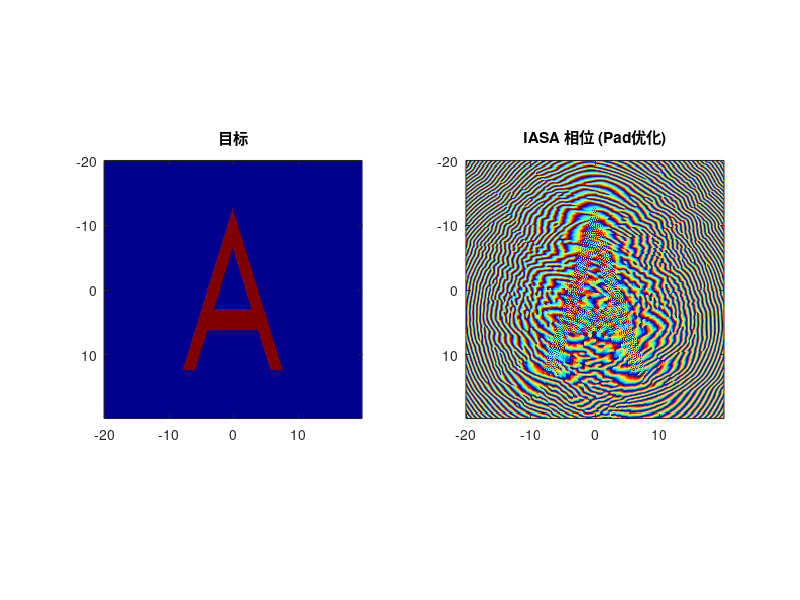
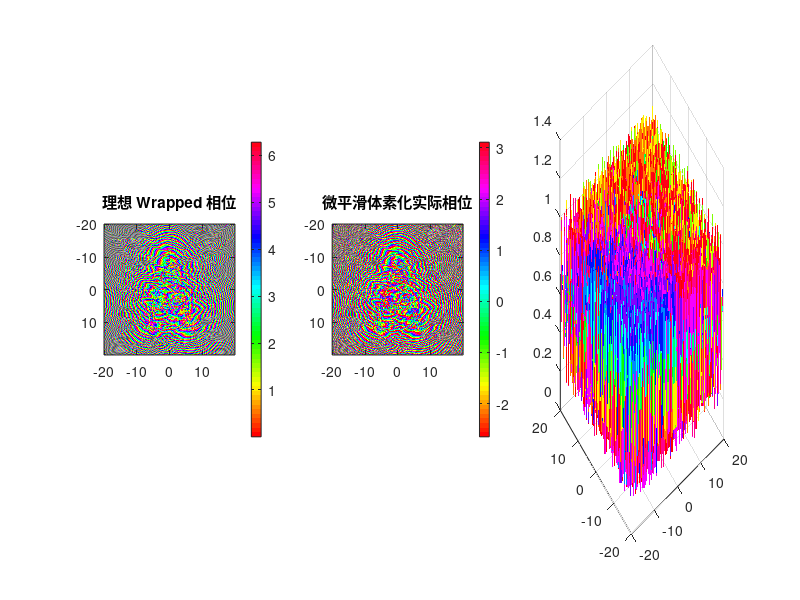

These figures' MATLAB source, in order: (Note: this script raises an error after producing the figures.)
clear; close all; clc;
%% 1. 网格及参数设定 (完全保持原样)
Nx = 256; 
Lx = 40e-3;
Ny = Nx; Ly = Lx;
System_Offset = 2.03e-3;
z_target_dist = 20e-3; % 目标距离
%z_target_dist = z_target_dist+System_Offset;
f0 = 4.0e6;
c_water = 1480; 
c_board = 2430; 
density_water = 997;
density_board = 1100; 
lambda_water = c_water / f0;
dx = Lx / Nx; 
dy = dx; 
Nz = 128;      
Lz = 10e-3;
dz = Lz/Nz; 
x = (-Nx/2 : Nx/2-1) * dx;
fprintf('网格尺寸: %d x %d x %d, dx=%.4f mm\n', Nx, Ny, Nz, dx*1e3);

%% 2. 目标定义 (保持原样)
fprintf('目标图案定义\n');
imag_target = zeros(Nx, Ny);
h_A = 160;       % 高度
w_base = 100;    % 底部宽度
thickness = 22;  % 粗细
bar_pos = 50;    % 横高
bar_width = 20;  % 横宽
cx = round(Nx/2); 
cy = round(Ny/2);
x_top = cx - h_A/2;
x_bottom = cx + h_A/2;
slope = h_A / (w_base/2);
[Y_grid, X_grid] = meshgrid(1:Ny, 1:Nx);
dx_outer = X_grid - x_top;
dy_abs = abs(Y_grid - cy);
width_at_x = dx_outer / slope;
mask_outer = (dx_outer >= 0) & (dx_outer <= h_A) & (dy_abs <= width_at_x);
x_top_inner = x_top + thickness * 1.8; % 视觉调整系数，保证厚度适中
dx_inner = X_grid - x_top_inner;
width_inner_at_x = dx_inner / slope;
mask_inner_cone = (dx_inner >= 0) & (dy_abs <= width_inner_at_x); 
% 横杠
x_bar_start = x_bottom - bar_pos - bar_width/2;
x_bar_end   = x_bottom - bar_pos + bar_width/2;
mask_bar = (X_grid >= x_bar_start) & (X_grid <= x_bar_end);
%组合逻辑
imag_target = mask_outer & (~mask_inner_cone | mask_bar);
imag_target = double(imag_target > 0.5);

%% 3. IASA 迭代 (保持原样)
fprintf('运行 IASA (引入 Padding 和 乘性权重优化)...\n');
pad_factor = 2; 
Nx_pad = Nx * pad_factor; 
Ny_pad = Ny * pad_factor;
Lx_pad = Lx * pad_factor;
dk_pad = 2 * pi / Lx_pad;
kx_pad = (-Nx_pad/2 : Nx_pad/2-1) * dk_pad;
[Kx_pad, Ky_pad] = meshgrid(kx_pad, kx_pad);

k_water = 2 * pi / lambda_water;
Kz_sq = k_water^2 - Kx_pad.^2 - Ky_pad.^2;
Kz_sq(Kz_sq < 0) = 0; 
H_forward = exp(1i * sqrt(Kz_sq) * z_target_dist); 
H_backward = exp(-1i * sqrt(Kz_sq) * z_target_dist); 
rng(9426);
board_phase_pad = zeros(Nx_pad, Ny_pad);
board_phase_pad(Nx/2+1:Nx/2+Nx, Ny/2+1:Ny/2+Ny) = exp(1i * rand(Nx, Nx) * 2 * pi);

target_pad = zeros(Nx_pad, Ny_pad);
target_pad(Nx/2+1:Nx/2+Nx, Ny/2+1:Ny/2+Ny) = imag_target;
weight_pad = target_pad * 1.5; 
mask_roi = (target_pad > 0.5);     
mask_dark = (target_pad < 0.5);    

epoch = 150; 
for i = 1:epoch
    U_source = zeros(Nx_pad, Ny_pad);
    center_phase = angle(board_phase_pad(Nx/2+1:Nx/2+Nx, Ny/2+1:Ny/2+Ny));
    U_source(Nx/2+1:Nx/2+Nx, Ny/2+1:Ny/2+Ny) = 1.0 .* exp(1i * center_phase);
    
    A_source = fftshift(fft2(ifftshift(U_source)));
    A_target = A_source .* H_forward;
    U_target = fftshift(ifft2(ifftshift(A_target)));
    
    rec_amp = abs(U_target);
    peak_val = max(rec_amp(mask_roi)); 
    if peak_val == 0, peak_val = max(rec_amp(:)); end
    rec_amp_norm = rec_amp / peak_val;
    
    if i > 5
        beta = 0.8; 
        correction = (target_pad(mask_roi) ./ (rec_amp_norm(mask_roi) + 1e-6)) .^ beta;
        weight_pad(mask_roi) = weight_pad(mask_roi) .* correction;
        weight_pad(weight_pad > 10) = 10;
        weight_pad(mask_dark) = 0;
    end
    current_weight = weight_pad; 
    U_target_constrained = weight_pad .* exp(1i * angle(U_target));
    A_target_cons = fftshift(fft2(ifftshift(U_target_constrained)));
    A_source_cons = A_target_cons .* H_backward;
    U_source_new = fftshift(ifft2(ifftshift(A_source_cons)));
    
    board_phase_pad = U_source_new;
end

holo_phase = angle(board_phase_pad(Nx/2+1:Nx/2+Nx, Ny/2+1:Ny/2+Ny));
figure(1);
subplot(1,2,1); imagesc(x*1e3, x*1e3, imag_target); axis image; colormap gray; title('目标');
subplot(1,2,2); imagesc(x*1e3, x*1e3, holo_phase); axis image; colormap jet; title('IASA 相位 (Pad优化)');

%% === [修改部分 Start] 相位转厚度与体素化优化 ===
phase_wrapped = mod(holo_phase, 2*pi); 

k_board_val = 2 * pi * f0 / c_board;
k_water_val = 2 * pi * f0 / c_water;
k_diff = abs(k_water_val - k_board_val); 

thickness_ideal = phase_wrapped / k_diff;

% [微平滑]：sigma 设为非常小的值，仅消除孤立的像素点突变
thickness_map = imgaussfilt(thickness_ideal, 0.2); 
min_base = 2 * dz; 
thickness_map = thickness_map + min_base;

% 严格体素化
net_num_board = round(thickness_map / dz);
actual_thickness = net_num_board * dz;

% 反算理论相位
actual_phase_imparted = mod(actual_thickness * k_diff, 2*pi);
complex_diff_voxel = exp(1i * actual_phase_imparted) ./ exp(1i * phase_wrapped);
global_offset_voxel = angle(mean(complex_diff_voxel(:))); 
phase_aligned_voxel = angle(exp(1i * (actual_phase_imparted - global_offset_voxel)));

% 计算理论量化误差
phase_error_voxel = abs(angle(exp(1i * (phase_aligned_voxel - phase_wrapped))));
mean_phase_error = mean(phase_error_voxel(:));
fprintf(' -> 理论体素化平均相位误差: %.4f Rad (%.1f 度)\n', mean_phase_error, mean_phase_error*180/pi);

figure(11); clf;
set(gcf, 'Position', [100, 100, 1200, 400], 'Color', 'w');
subplot(1,3,1); imagesc(x*1e3, x*1e3, phase_wrapped); axis image; colormap hsv; colorbar; title('理想 Wrapped 相位');
subplot(1,3,2); imagesc(x*1e3, x*1e3, phase_aligned_voxel); axis image; colormap hsv; colorbar; title('微平滑体素化实际相位');
subplot(1,3,3); surf(x*1e3, x*1e3, actual_thickness*1e3); shading flat; colormap parula; title('构建的 3D 透镜厚度'); view(2); colorbar;

%% k-Wave 介质建模
fprintf('仿真环境与实体介质构建\n');
kgrid = kWaveGrid(Nx, dx, Ny, dy, Nz, dz);
medium.sound_speed = c_water * ones(Nx, Ny, Nz);

% [关键物理隔离]：为了证明是网格散射惹的祸，而不是材料反射
% 我们强行关闭材料的阻抗失配！即：保持声速不同以产生相位差，但让密度补偿以匹配水的声阻抗。
% 声阻抗 Z = rho * c。我们希望 Z_board = Z_water
rho_match = (c_water * density_water) / c_board;

medium.density = density_water * ones(Nx, Ny, Nz);
medium.alpha_coeff = 0.002 * ones(Nx, Ny, Nz); 
medium.alpha_power = 1.5;

pml_size = 10;
source_z_idx = pml_size + 5;
z_board_stat_idx = source_z_idx + 2;

fprintf('将透镜写入 3D 网格...\n');
for i = 1:Nx
    for j = 1:Ny
        n_layers = net_num_board(i, j);
        if n_layers > 0
            z_start = z_board_stat_idx;
            z_end = z_board_stat_idx + n_layers - 1;
            
            medium.sound_speed(i, j, z_start:z_end) = c_board;
            
            % 使用阻抗匹配的密度，消除内部反射
            medium.density(i, j, z_start:z_end) = rho_match; 
            
            % 为了看清纯粹的相位作用，暂时关闭树脂的额外衰减
            % medium.alpha_coeff(i, j, z_start:z_end) = 1.0; 
        end
    end
end
thickest = max(net_num_board(:)) * dz;
% === [修改部分 End] ===
%% 时间 (保持原样)
fprintf('时间设置\n');
cfl = 0.3;
t_end = (Lz * 1.5) / c_water; 
kgrid.makeTime(medium.sound_speed, cfl, t_end); 

%% 6. 声源定义 
% === [修改部分 Start] 恢复为平面波声源 ===
% 原逻辑直接加了相位，这里因为已经有物理透镜，必须使用无相位的平面波
source.p_mask = zeros(Nx, Ny, Nz);
source.p_mask(:, :, source_z_idx) = 1; 
fprintf('构建平面波声源 (相位由物理透镜调制)\n');
t_vec = kgrid.t_array;
source_sig = sin(2 * pi * f0 * t_vec); % 纯正弦波

% 加一个简单的斜坡窗减少瞬态冲击
ramp_pts = round(2 / f0 / kgrid.dt); 
window = [linspace(0,1,ramp_pts), ones(1, kgrid.Nt-ramp_pts)];
source.p = source_sig .* window;
source.p_mode = 'dirichlet';
% === [修改部分 End] ===

%% 7. Sensor 放置
% === [修改部分 Start] 同时放置出口平面与目标平面的Sensor ===
fprintf('sensor设置\n');
sensor.mask = zeros(Nx, Ny, Nz);

% 1. 记录出口平面 (用于校验透镜转换质量)
z_board_exit_idx = z_board_stat_idx + round(thickest/dz) + 4;
sensor.mask(:, :, z_board_exit_idx) = 1;

% 2. 记录目标平面 (用于量化评估)
% target_plane_idx = z_board_exit_idx + round(z_target_dist / dz);
% sensor.mask(:, :, target_plane_idx) = 1;

sensor.record = {'p'}; 
sensor.record_start_index = kgrid.Nt - round(3/f0/kgrid.dt);
fprintf('  - 出口校验面 Z Index: %d\n', z_board_exit_idx);
% === [修改部分 End] ===

%% 8. 仿真 (保持原样)
fprintf('仿真开始\n');
input_args = {
    'PMLInside', true, ...
    'PMLSize', 10, ...
    'PlotPML', false, ...
    'PlotSim', false, ...
    'DataCast', 'gpuArray-single' 
};
try
    sensor_data = kspaceFirstOrder3D(kgrid, medium, source, sensor, input_args{:});
catch
    disp('GPU 失败，切换 CPU...');
    input_args = input_args(1:end-2);
    sensor_data = kspaceFirstOrder3D(kgrid, medium, source, sensor, input_args{:});
end

%% 9. 数据处理 
% === [修改部分 Start] 恢复FFT处理，同时输出相位图和声压图 ===
if isfield(sensor_data, 'p')
    fprintf('处理结果 (FFT提取复振幅)\n');
    p_raw = gather(sensor_data.p); 
    [~, Nt_rec] = size(p_raw);
    
    % FFT 计算基频分量
    p_fft = fft(p_raw, [], 2);
    [~, f_idx] = min(abs( (0:Nt_rec-1)/Nt_rec/kgrid.dt - f0 ));
    p_complex = p_fft(:, f_idx);
    
    % 还原为 3D 场数据
    p_field_3d = zeros(Nx, Ny, Nz);
    mask_indices = find(sensor.mask);
    p_field_3d(mask_indices) = p_complex;

    % ----- 1. 出口相位校验与作图 -----
    sim_exit_complex = p_field_3d(:, :, z_board_exit_idx);
    sim_exit_phase_raw = angle(sim_exit_complex);
    
    % 复数域相位对齐以消除传播造成的全局相位差
    complex_diff = exp(1i * sim_exit_phase_raw) ./ exp(1i * holo_phase);
    global_phase_offset = angle(mean(complex_diff(:)));
    sim_exit_phase_aligned = angle(exp(1i * (sim_exit_phase_raw - global_phase_offset)));

    phase_error_sim = angle(exp(1i * (sim_exit_phase_aligned - holo_phase)));
    mean_error_sim_rad = mean(abs(phase_error_sim(:)));

    figure(5); clf;
    set(gcf, 'Position', [100, 100, 1000, 400]);
    subplot(1,3,1); imagesc(x*1e3, x*1e3, holo_phase); axis image; colormap hsv; clim([-pi, pi]); title('1. 设计相位 (IASA)');
    subplot(1,3,2); imagesc(x*1e3, x*1e3, sim_exit_phase_aligned); axis image; colormap hsv; clim([-pi, pi]); title('2. 物理透镜出口相位');
    phase_error = angle(exp(1i * (sim_exit_phase_aligned - holo_phase)));
    subplot(1,3,3); imagesc(x*1e3, x*1e3, abs(phase_error)); axis image; colormap gray; clim([0, 1]); colorbar; title('3. 差异残差 (黑=完美)');
    title(sprintf('3. 差异残差 (平均: %.2f Rad)', mean_error_sim_rad));
    sgtitle('物理厚度构建质量校验');

    % ----- 2. 目标平面提取与作图 -----
    % img_recon = abs(p_field_3d(:, :, target_plane_idx));
    % img_recon = img_recon / max(img_recon(:)); % 归一化
    % 
    % figure(6); clf;
    % set(gcf, 'Position', [100, 100, 1000, 400]);
    % subplot(1,3,1); imagesc(x*1e3, x*1e3, imag_target); axis image; colormap gray; title('原始目标'); xlabel('mm');
    % subplot(1,3,2); imagesc(x*1e3, x*1e3, img_recon); axis image; colormap jet; title('k-Wave 实体透镜聚焦重建'); xlabel('mm');
    % subplot(1,3,3);
    % center_row = round(Nx/2);
    % plot(x*1e3, imag_target(center_row, :), 'k--', 'LineWidth', 1.5); hold on;
    % plot(x*1e3, img_recon(center_row, :), 'r-', 'LineWidth', 1.5);
    % legend('Target', 'Simulated'); title('中心剖面线'); grid on; xlabel('mm');
end
% === [修改部分 End] ===

%% 10. 量化评估 (保持原逻辑，仅微调打印格式防报错)
% fprintf('计算量化指标...\n');
% R = double(imag_target);                 
% A = double(img_recon);                   
% R = (R - min(R(:))) / (max(R(:)) - min(R(:)));
% A = (A - min(A(:))) / (max(A(:)) - min(A(:)));
% 
% R_mean = mean(R(:));
% A_mean = mean(A(:));
% numerator = sum(sum((R - R_mean) .* (A - A_mean)));
% denominator = sqrt(sum(sum((R - R_mean).^2)) * sum(sum((A - A_mean).^2)));
% val_corr = numerator / denominator;
% 
% val_nmse = sum(sum((R - A).^2)) / sum(sum(R.^2));
% 
% mse = mean((R(:) - A(:)).^2);
% A_max = max(A(:)); 
% if mse == 0
%     val_psnr = Inf;
% else
%     val_psnr = 20 * log10(A_max / sqrt(mse));
% end
% 
% try
%     val_ssim = ssim(A, R);
% catch
%     val_ssim = NaN; 
%     warning('SSIM 计算需要 Image Processing Toolbox');
% end

fprintf('========================================\n');
fprintf('IASA参数:\n');
fprintf('迭代数: %d\n', epoch);
fprintf('\n');

fprintf('========================================\n');
fprintf('仿真参数:\n');
fprintf('目标平面距离: %.4f\n', z_target_dist);
fprintf('完美匹配层大小: %d 格\n', pml_size); % 修改了这里的单位防报错
fprintf('source位置 Z Index: %d\n', source_z_idx); % 修改了格式防报错
% fprintf('目标平面位置 Z Index: %d\n', target_plane_idx);
fprintf('\n');

fprintf('========================================\n');
fprintf(' -> 平均相位量化误差: %.4f Rad (%.1f 度)\n', mean_phase_error, mean_phase_error*180/pi);
if mean_phase_error > 0.5
    warning('体素化误差过大！建议减小 dz (提高网格分辨率)！');
end
% fprintf('图像重建质量评估 (实体透镜仿真):\n');
% fprintf('Correlation (接近1越好): %.4f\n', val_corr);
% fprintf('NMSE        (越低越好) : %.4f\n', val_nmse);
% fprintf('PSNR        (越高越好) : %.2f dB\n', val_psnr);
% fprintf('SSIM        (接近1越好): %.4f\n', val_ssim);
